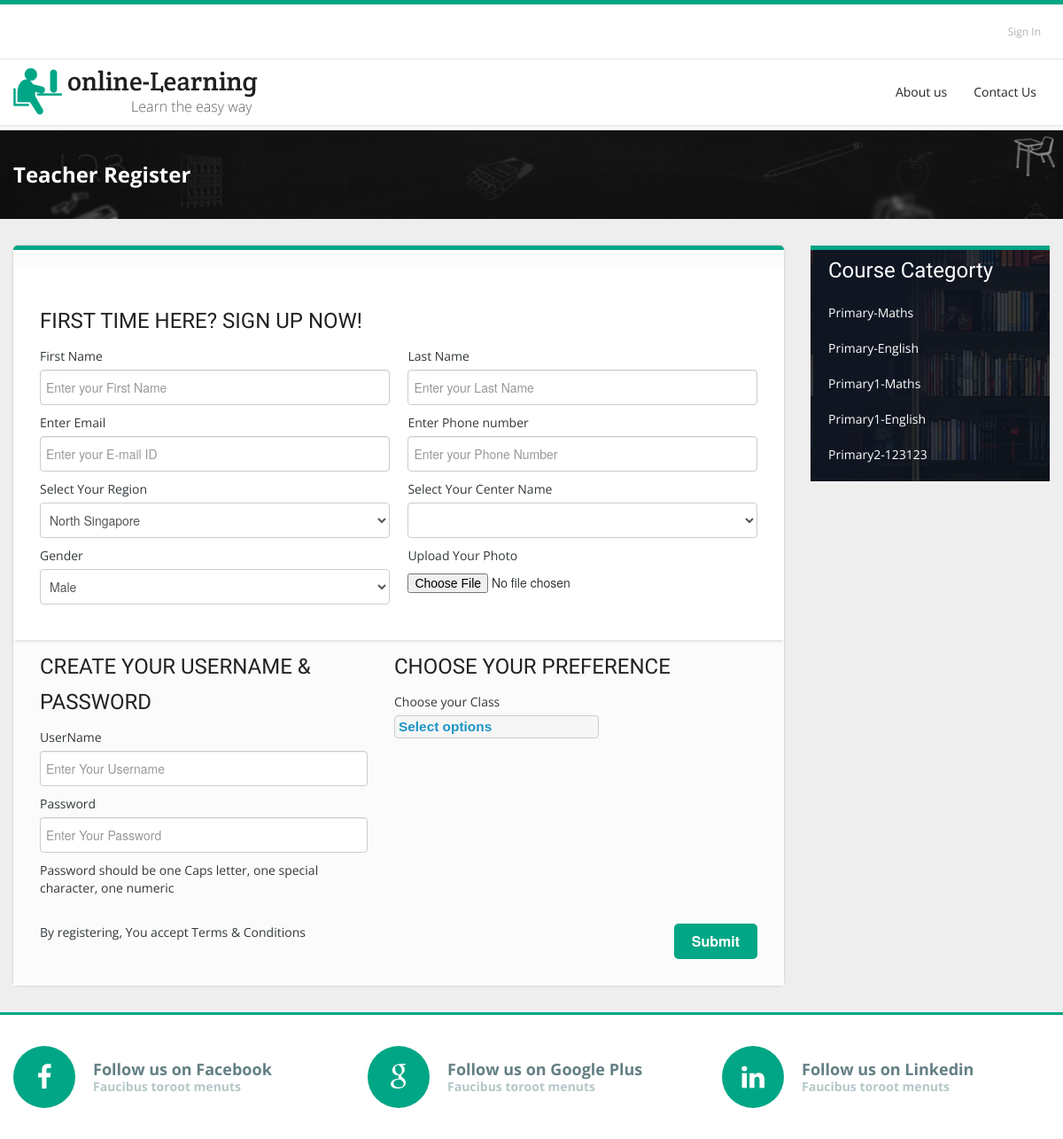
Page /teacher-login.php on the earlier database version.
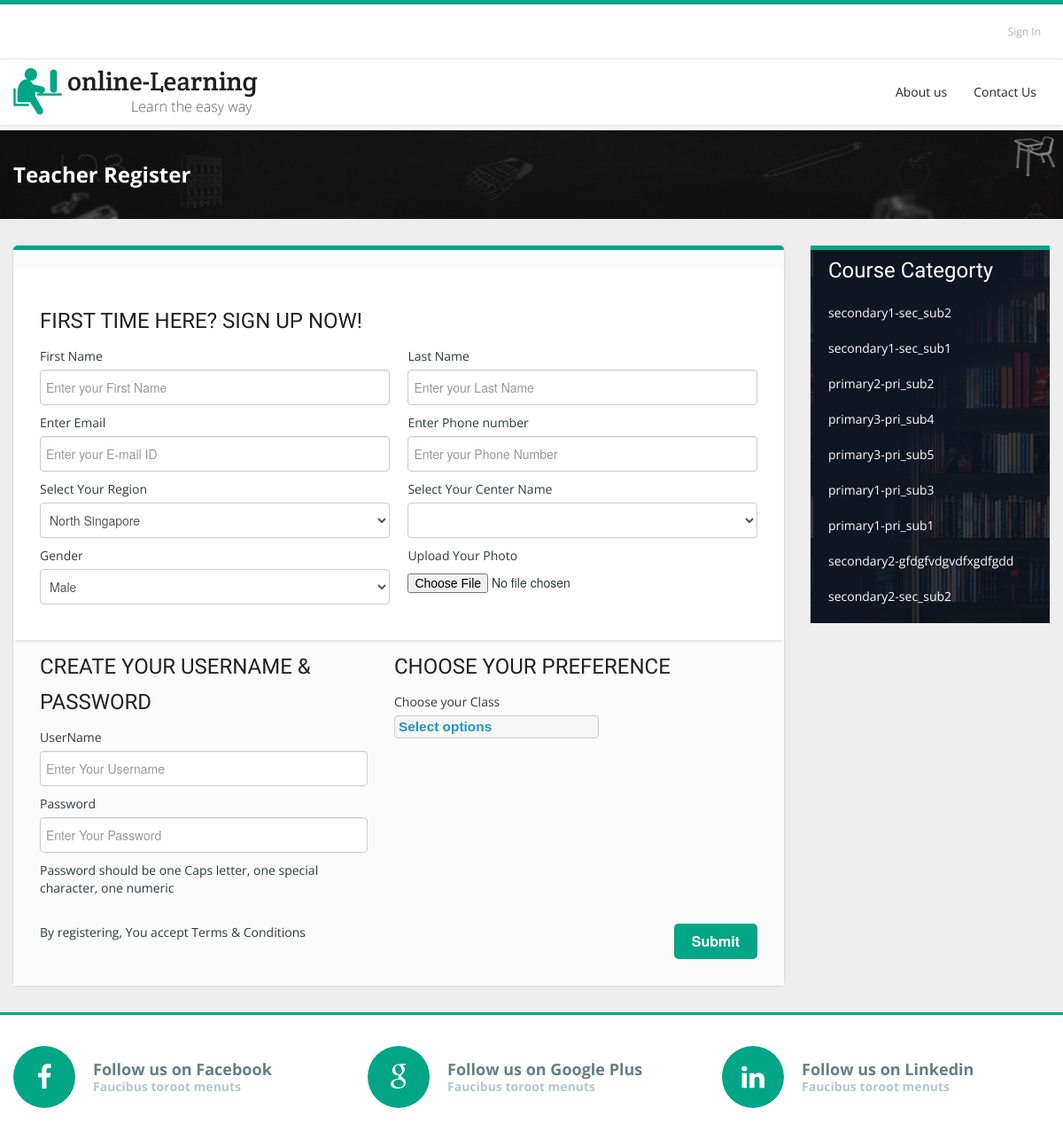
Same page on the later database version.
### tables this page shows
CREATE TABLE IF NOT EXISTS `subject` (
  `subject_id` int(55) NOT NULL AUTO_INCREMENT,
  `class_id` int(11) NOT NULL,
  `subject_title` varchar(100) NOT NULL,
  `short_description` longtext NOT NULL,
  `long_description` varchar(255) NOT NULL,
  `subject_code` varchar(20) NOT NULL,
  `acedemic_year` varchar(20) NOT NULL,
  `allowed_student` int(10) NOT NULL,
  `status` tinyint(4) NOT NULL DEFAULT '0',
  `created_date` timestamp NOT NULL DEFAULT CURRENT_TIMESTAMP ON UPDATE CURRENT_TIMESTAMP,
  PRIMARY KEY (`subject_id`),
  KEY `fk_class_id` (`class_id`)
);

CREATE TABLE IF NOT EXISTS `class` (
  `class_id` int(11) NOT NULL AUTO_INCREMENT,
  `class_name` varchar(100) NOT NULL,
  `created_date` timestamp NOT NULL DEFAULT CURRENT_TIMESTAMP ON UPDATE CURRENT_TIMESTAMP,
  `class_status` tinytext NOT NULL,
  PRIMARY KEY (`class_id`)
);

### teacher-login.php (the view, shortened to what the changed rows need)
<?php
require_once 'header_innerpage.php';
?>
<div class="page-heading">
    <div class="container">
        <h2>Teacher Register </h2>
    </div>
</div>
<div class="contant">
    <div class="container">
        <div class="row">
            <div class="span9">
                <div class="form-box">
                    <form enctype="multipart/form-data" action="" method="post" id="tec_reg" role="form">
                        <div class="form-body">
                            <fieldset>
                                <h2>First time here? Sign up now!</h2>
                            </fieldset>
                        </div>
                        <div class="span4">
                            <h2>Create your UserName & Password </h2>
                        </div>
                        <div class="span4 ">
                            <h2>Choose Your Preference </h2>
                        </div>
                    </form>
                </div>
            </div>
            <div class="span3">
                <div class="sidebar">
                    <div class="widget widget-course-categories">
                        <h2>Course Categorty</h2>
                        <ul>
                            <?php
                            $search = mysql_query("select * from subject LEFT JOIN class ON class.class_id = subject.class_id
                                                    ")or die(mysql_error());
                            while ($row1 = mysql_fetch_assoc($search)) {
                                ?>
                                <li><a href="#"><?php echo $row1['class_name']; ?>-<?php echo $row1['subject_title']; ?></a></li>
    <?php
}
?>
                        </ul>
                    </div>
                </div>
            </div>
        </div>
    </div>
</div>
<?php
require_once 'footer.php';

Differences in the rows shown:
removed subject: class.class_name "Primary", subject_title "Maths"
removed subject: class.class_name "Primary", subject_title "English"
removed subject: class.class_name "Primary1", subject_title "Maths"
removed subject: class.class_name "Primary1", subject_title "English"
removed subject: class.class_name "Primary2", subject_title "123123"
added subject: class.class_name "secondary1", subject_title "sec_sub2"
added subject: class.class_name "secondary1", subject_title "sec_sub1"
added subject: class.class_name "primary2", subject_title "pri_sub2"
added subject: class.class_name "primary3", subject_title "pri_sub4"
added subject: class.class_name "primary3", subject_title "pri_sub5"
added subject: class.class_name "primary1", subject_title "pri_sub3"
added subject: class.class_name "primary1", subject_title "pri_sub1"
added subject: class.class_name "secondary2", subject_title "gfdgfvdgvdfxgdfgdd"
added subject: class.class_name "secondary2", subject_title "sec_sub2"
